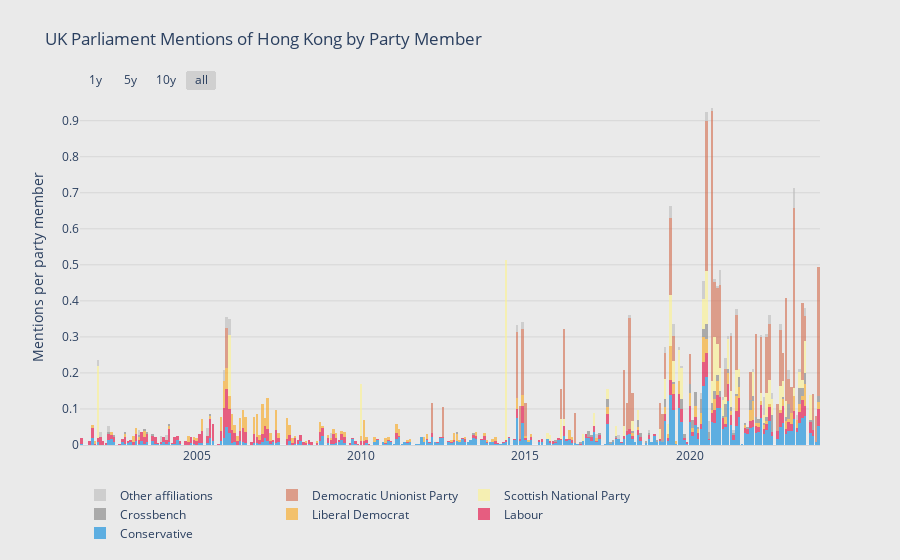

This figure's notebook cell:
### Markdown cell above
### Monthly graph

### Code cell
fig = go.Figure()

def add_bar(column, color):
    column_name = column + '_speech_per_member'
    fig.add_trace(
        go.Bar(
            name = column,
            x = monthly_speech_membership['month'],
            y = monthly_speech_membership[column_name],
            marker_color = color,
            marker_line_width = 0,
            opacity = 0.6,
            hovertemplate = '%{y:.3f}'
        )
    )

add_bar('Conservative', '#0087DC')
add_bar('Labour', '#E4003B')
add_bar('Liberal Democrat', '#FAA61A')
add_bar('Crossbench', 'grey')
add_bar('Scottish National Party', '#FDF38E')
add_bar('Democratic Unionist Party', '#D46A4C')
add_bar('Other affiliations', '#BDBDBD')

fig.update_layout(
    title = 'UK Parliament Mentions of Hong Kong per Party Member',
    showlegend = True,
    legend_orientation = 'h',
    margin = dict(t=90, b=30, l=80, r=80),
    barmode = 'stack',
    hovermode = 'x unified',
    template = 'plotly_white',
    paper_bgcolor = '#eaeaea',
    plot_bgcolor = '#eaeaea',
    hoverlabel = dict(
        bgcolor = '#eaeaea'
    ),
    bargap = 0.01
)

fig.update_xaxes(
    linecolor = '#d6d6d6',
    hoverformat = '%B %Y',
    rangeselector= dict(
        buttons = list([
            dict(count=1,
                label="1y",
                step="year",
                stepmode="backward"),
            dict(count=5,
                label="5y",
                step="year",
                stepmode="backward"),
            dict(count=10,
                label="10y",
                step="year",
                stepmode="backward"),
            dict(step="all")
        ]),
        bgcolor = '#eaeaea',
        x = 0,
        y = 1
    ),
)

fig.update_yaxes(
    tickformat = ',',
    gridcolor = '#d6d6d6',
    title = 'Mentions per member'
)

fig.show()

### Figure 1 — Plotly figure (JSON) as saved in the notebook; plotly's stock layout.template omitted (floating-point values rounded to 4 significant figures; data arrays with more than 128 entries replaced by an {"elided": "..."} marker saying what was removed)
{"data": [{"hovertemplate": "%{y:.3f}", "marker": {"color": "#0087DC", "line": {"width": 0}}, "name": "Conservative", "opacity": 0.6, "type": "bar", "x": {"elided": "244 str values"}, "y": {"elided": "244 float values"}}, {"hovertemplate": "%{y:.3f}", "marker": {"color": "#E4003B", "line": {"width": 0}}, "name": "Labour", "opacity": 0.6, "type": "bar", "x": {"elided": "244 str values"}, "y": {"elided": "244 float values"}}, {"hovertemplate": "%{y:.3f}", "marker": {"color": "#FAA61A", "line": {"width": 0}}, "name": "Liberal Democrat", "opacity": 0.6, "type": "bar", "x": {"elided": "244 str values"}, "y": {"elided": "244 float values"}}, {"hovertemplate": "%{y:.3f}", "marker": {"color": "grey", "line": {"width": 0}}, "name": "Crossbench", "opacity": 0.6, "type": "bar", "x": {"elided": "244 str values"}, "y": {"elided": "244 float values"}}, {"hovertemplate": "%{y:.3f}", "marker": {"color": "#FDF38E", "line": {"width": 0}}, "name": "Scottish National Party", "opacity": 0.6, "type": "bar", "x": {"elided": "244 str values"}, "y": {"elided": "244 float values"}}, {"hovertemplate": "%{y:.3f}", "marker": {"color": "#D46A4C", "line": {"width": 0}}, "name": "Democratic Unionist Party", "opacity": 0.6, "type": "bar", "x": {"elided": "244 str values"}, "y": {"elided": "244 float values"}}, {"hovertemplate": "%{y:.3f}", "marker": {"color": "#BDBDBD", "line": {"width": 0}}, "name": "Other affiliations", "opacity": 0.6, "type": "bar", "x": {"elided": "244 str values"}, "y": {"elided": "244 float values"}}], "layout": {"bargap": 0.01, "barmode": "stack", "hoverlabel": {"bgcolor": "#eaeaea"}, "hovermode": "x unified", "legend": {"orientation": "h"}, "margin": {"b": 30, "l": 80, "r": 80, "t": 90}, "paper_bgcolor": "#eaeaea", "plot_bgcolor": "#eaeaea", "showlegend": true, "title": {"text": "UK Parliament Mentions of Hong Kong by Party Member"}, "xaxis": {"hoverformat": "%B %Y", "linecolor": "#d6d6d6", "rangeselector": {"bgcolor": "#eaeaea", "buttons": [{"count": 1, "label": "1y", "step": "year", "stepmode": "backward"}, {"count": 5, "label": "5y", "step": "year", "stepmode": "backward"}, {"count": 10, "label": "10y", "step": "year", "stepmode": "backward"}, {"step": "all"}], "x": 0, "y": 1}}, "yaxis": {"gridcolor": "#d6d6d6", "tickformat": ",", "title": {"text": "Mentions per party member"}}}}
